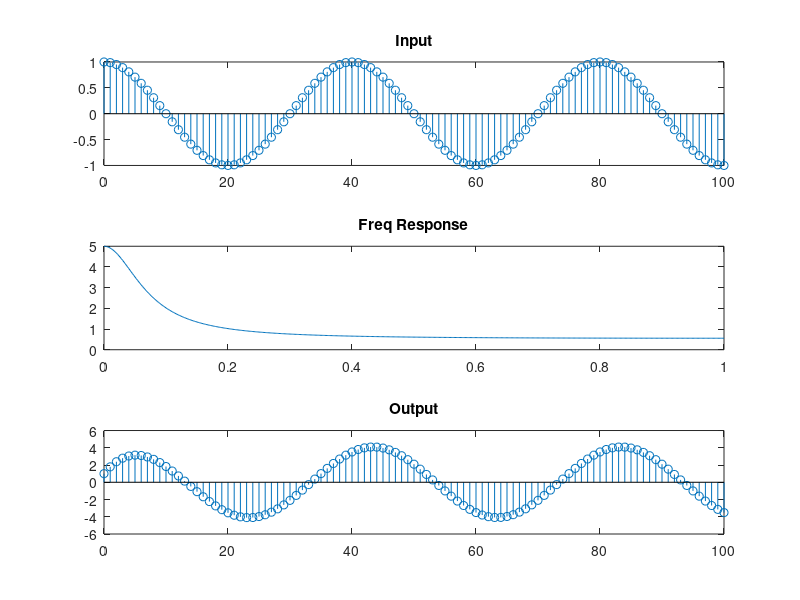

Here is the MATLAB script that generated this plot:
%% y(n) = 0.8y(n-1) + x(n)
% y is an exponential function
% y(n) = C(lambda)^n; y(n-1)= C(lambda)^n-1
n = 0:100;
h = (0.8).^n;
k = 0:500; w = (pi/500)*k;
%1. Determine the frequency response
H = h * (exp(-1i * pi/500)).^(n'*k);
% H = 1/(1-0.8^-jw)
%transfer function: 'filter'


%2. Plot its response to x(n) = cos(0.05pi n)u(n)
x = cos(0.05*pi*n);
%filter(B,A,X); H = B/A X - freq domain input
%y = H * x;
y = filter(1,[1, -0.8],x);
figure, subplot(3,1,1); stem(n,x);
title('Input');
subplot(3,1,2); plot(w*1/pi, H);
title('Freq Response');
subplot(3,1,3); stem(n, y);
title('Output');



